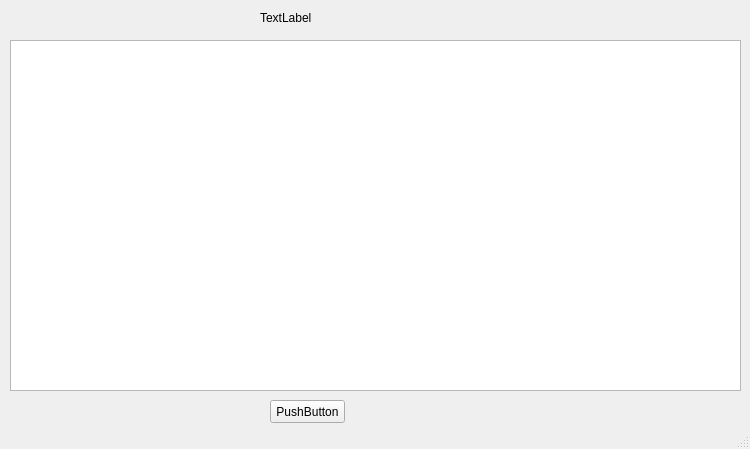
<?xml version="1.0" encoding="UTF-8"?>
<ui version="4.0">
 <class>SyslogWindow</class>
 <widget class="QMainWindow" name="SyslogWindow">
  <property name="geometry">
   <rect>
    <x>0</x>
    <y>0</y>
    <width>750</width>
    <height>449</height>
   </rect>
  </property>
  <property name="windowTitle">
   <string>MainWindow</string>
  </property>
  <widget class="QWidget" name="centralwidget">
   <widget class="QTextBrowser" name="syslog_text">
    <property name="geometry">
     <rect>
      <x>10</x>
      <y>40</y>
      <width>731</width>
      <height>351</height>
     </rect>
    </property>
   </widget>
   <widget class="QLabel" name="syslog_lab">
    <property name="geometry">
     <rect>
      <x>260</x>
      <y>10</y>
      <width>121</width>
      <height>16</height>
     </rect>
    </property>
    <property name="text">
     <string>TextLabel</string>
    </property>
   </widget>
   <widget class="QPushButton" name="syslog_btn_copy">
    <property name="geometry">
     <rect>
      <x>270</x>
      <y>400</y>
      <width>75</width>
      <height>23</height>
     </rect>
    </property>
    <property name="text">
     <string>PushButton</string>
    </property>
   </widget>
  </widget>
  <widget class="QStatusBar" name="statusbar"/>
 </widget>
 <resources/>
 <connections/>
</ui>
